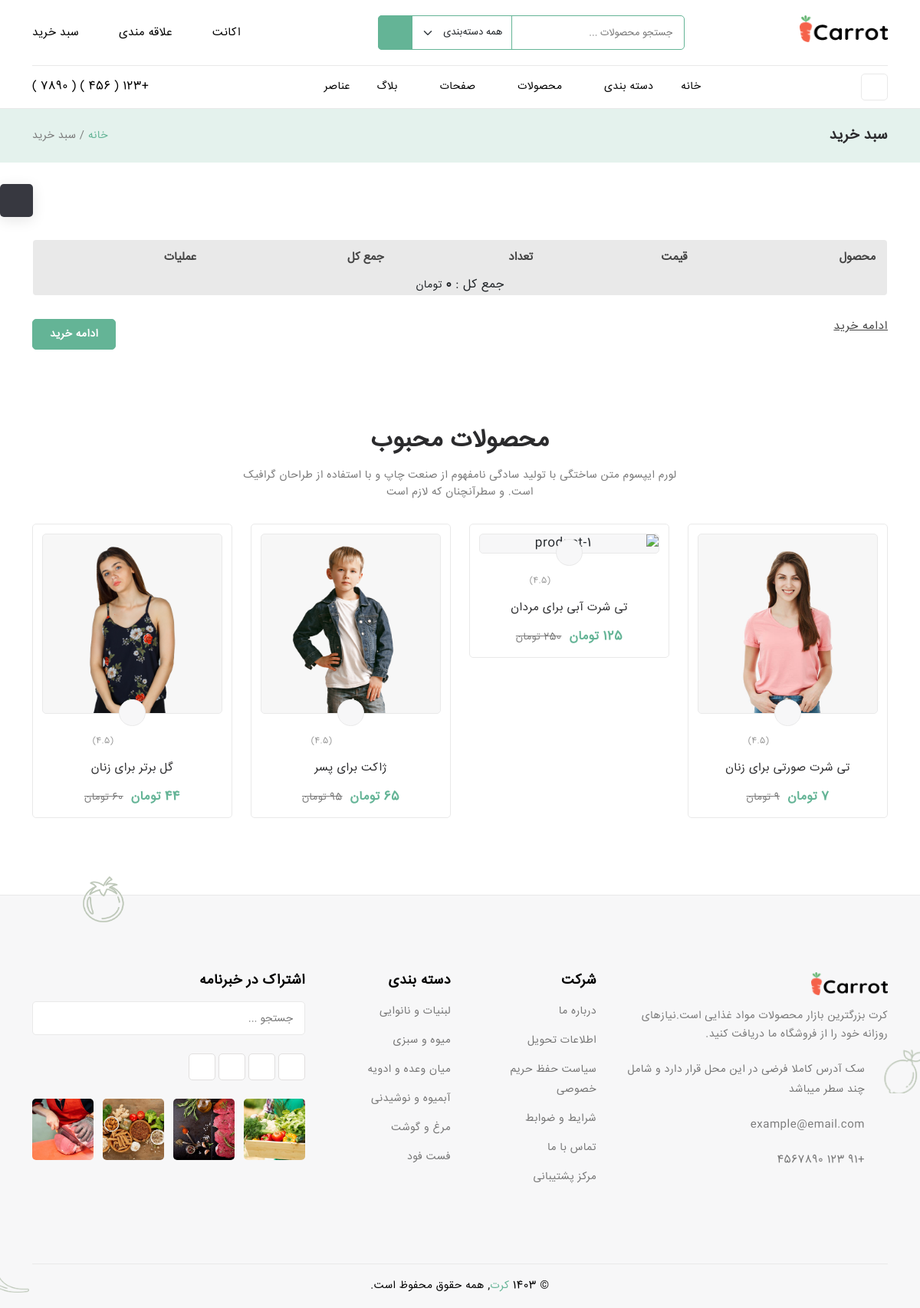
Page /php_project/php_project/cart.php on the committed database.
### tables this page shows
CREATE TABLE IF NOT EXISTS `products` (
  `id` int NOT NULL AUTO_INCREMENT,
  `image_1` text NOT NULL,
  `image_2` text NOT NULL,
  `flag` text NOT NULL,
  `info` text NOT NULL,
  `new_price` varchar(300) NOT NULL,
  `old_price` varchar(300) NOT NULL,
  `title` text NOT NULL,
  `star_filled` int NOT NULL,
  `flag_mode` varchar(100) NOT NULL,
  `section` int NOT NULL,
  `category` int NOT NULL,
  `count` int NOT NULL,
  `size` varchar(10) NOT NULL,
  PRIMARY KEY (`id`),
  UNIQUE KEY `id` (`id`)
);

### php_project/php_project/cart.php (the view, shortened to what the rows shown need)
<!DOCTYPE html>
<html lang="fa" dir="rtl">
<head>
    <link rel="stylesheet" href="assets/css/vendor/materialdesignicons.min.css">
    <link rel="stylesheet" href="assets/css/vendor/remixicon.css">
    <link rel="stylesheet" href="assets/css/vendor/animate.css">
    <link rel="stylesheet" href="assets/css/vendor/bootstrap.min.css">
    <link rel="stylesheet" href="assets/css/vendor/aos.min.css">
    <link rel="stylesheet" href="assets/css/vendor/range-slider.css">
    <link rel="stylesheet" href="assets/css/vendor/swiper-bundle.min.css">
    <link rel="stylesheet" href="assets/css/vendor/jquery.slick.css">
    <link rel="stylesheet" href="assets/css/vendor/slick-theme.css">
    <link rel="stylesheet" href="assets/css/style.css">
</head>
<body class="body-bg-6">
    <section class="section-breadcrumb">
        <div class="cr-breadcrumb-image">
            <div class="container">
                <div class="row">
                    <div class="col-lg-12">
                        <div class="cr-breadcrumb-title">
                            <h2>سبد خرید</h2>
                        </div>
                    </div>
                </div>
            </div>
        </div>
    </section>
    <section class="section-cart padding-t-100">
        <div class="container">
            <div class="row">
                <div class="col-12">
                    <div class="cr-cart-content" data-aos="fade-up" data-aos-duration="2000" data-aos-delay="400">
                        <div class="row">
                            <form action="#">
                                <div class="cr-table-content">
                                    <table id="shoppingTable">
                                        <thead>
                                            <tr>
                                                <th>محصول</th>
                                                <th>قیمت</th>
                                                <th>تعداد</th>
                                                <th>جمع کل</th>
                                                <th>عملیات</th>
                                            </tr>
                                        </thead>
                                    </table>
                                </div>
                            </form>
                        </div>
                    </div>
                </div>
            </div>
        </div>
    </section>
    <section class="section-popular-products padding-tb-100" data-aos="fade-up" data-aos-duration="2000"
        data-aos-delay="400">
        <div class="container">
            <div class="row">
                <div class="col-lg-12">
                    <div class="mb-30">
                        <div class="cr-banner">
                            <h2> محصولات محبوب </h2>
                        </div>
                    </div>
                </div>
            </div>
            <div class="row">
                <div class="col-lg-12">
                    <div class="cr-popular-product">
                        <?php include 'include/includes.php';
                        $products=products::getAllProductsBySection(1);
                        foreach($products as $product){?>
                        <div class="slick-slide">
                            <div class="cr-product-card">
                                <div class="cr-product-image">
                                    <div class="cr-image-inner zoom-image-hover">
                                        <img src="<?=$product->image_1?>" alt="product-1">
                                    </div>
                                    <a class="cr-shopping-bag" href="javascript:void(0)">
                                        <i class="ri-shopping-bag-line"></i>
                                    </a>
                                </div>
                                <div class="cr-product-details">
                                    <div class="cr-brand">
                                        <div class="cr-star">
                                            <?php
                                                $stars_fill=$product->star_filled;
                                            for ($i=1;$i<=$stars_fill;$i++):?>
                                            <i class="ri-star-line fill"></i>
                                            <?php endfor;
                                                $stars_unfilled=5-$stars_fill;
                                                if ($stars_unfilled!=0){
                                                    for ($i=1;$i<=$stars_unfilled;$i++):?>
                                            <i class="ri-star-line"></i>
                                            <?php endfor; }?>
                                            <p>(4.5)</p>
                                        </div>
                                    </div>
                                    <a href="product-left-sidebar.html" class="title"><?=$product->title?></a>
                                    <p class="cr-price"><span class="new-price"><?=$product->new_price?></span> <span class="old-price"><?=$product->old_price?></span></p>
                                </div>
                            </div>
                        </div>
                        <?php } ?>
                    </div>
                </div>
            </div>
        </div>
    </section>
</body>
</html>

### rows in the picture
products: image_1 (picture), title "تی شرت صورتی برای زنان", new_price "7 تومان", old_price "9 تومان"
products: title "تی شرت آبی برای مردان", new_price "125 تومان", old_price "250 تومان"
products: image_1 (picture), title "ژاکت برای پسر", new_price "65 تومان", old_price "95 تومان"
products: image_1 (picture), title "گل برتر برای زنان", new_price "44 تومان", old_price "60 تومان"
